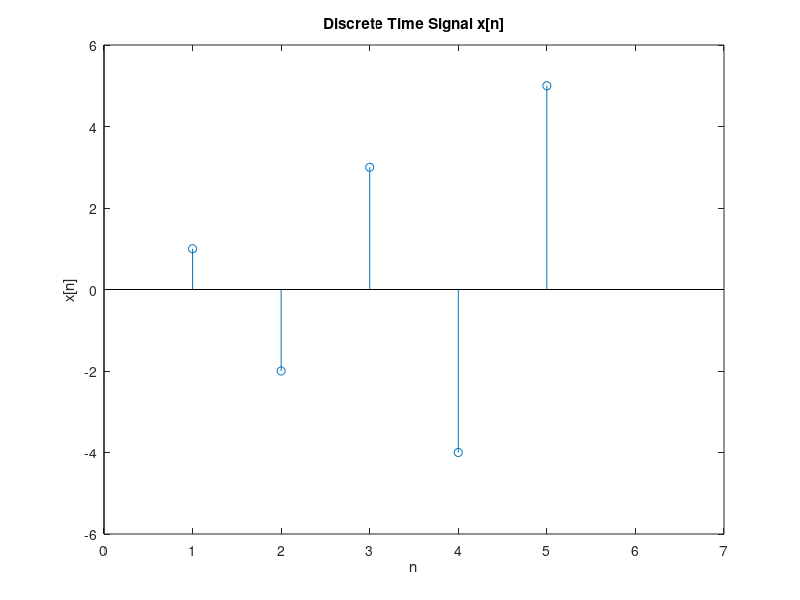

Source code (MATLAB):
%DT Signals and Systems
n = 1:5; 
x = [1, -2, 3, -4, 5]; 
stem(n, x);
xlabel('n');
ylabel('x[n]');
title('Discrete Time Signal x[n]');
line([0,7], [0, 0], 'Color', 'black', 'LineWidth', 0.5);
line([0,0], [-6, 6], 'Color', 'black', 'LineWidth', 0.5);

% calculate length
lengthOfSignal= length(x);
fprintf('Length of the signal: %d\n', lengthOfSignal)

% find third element
third=x(3);
fprintf ('x[3]: %d\n', third)

% calculate sum of signals
sumOfSignals = sum(x);
fprintf ('Sum of all elements in the signal: %d\n', sumOfSignals)

% calculate energy
energy = sum(abs(x).^2); 
fprintf ('The energy of the signal: %d\n', energy);
